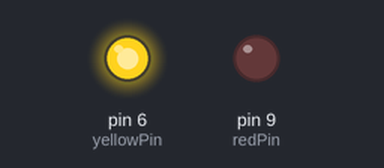
The sketch below on a simulated Arduino Uno, built with avr-gcc and run on an emulated ATmega328P. On the bench: output pins drawn as LEDs (lit = HIGH).

Above: at 0.2 s.
At 5.5 s:
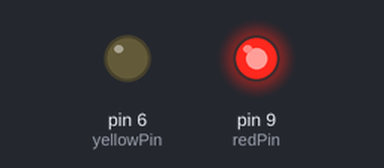
At 12.5 s:
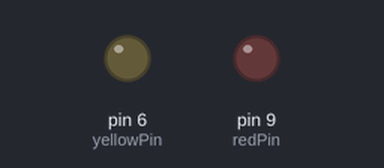
Timing chart, 0 to 16.9 s (numbered marks = the images above):
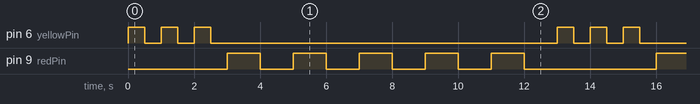

Measured:
- by itself, pin 6 (yellowPin): repeats every 13.0 s: 2 × (LOW 0.50 s, HIGH 0.50 s), LOW 10.5 s, HIGH 0.50 s
- by itself, pin 9 (redPin): repeats every 13.0 s: 4 × (LOW 1.0 s, HIGH 1.0 s), LOW 4.0 s, HIGH 1.0 s
- by itself, everything shown: repeats every 13.0 s, in 16 steps

The sketch:

17_while_loops.ino
```cpp
int yellowPin = 6;
int redPin = 9;
int yellowTime = 500;
int redTime = 1000;
int yellowBlinks = 3;
int redBlinks = 5;
int j;

void setup() {
  pinMode(yellowPin, OUTPUT);
  pinMode(redPin, OUTPUT);
  Serial.begin(9600);
}

void loop() {
  j = 1;
  while(j<=yellowBlinks){
    digitalWrite(yellowPin, HIGH);
    delay(yellowTime);
    digitalWrite(yellowPin, LOW);
    delay(yellowTime);
    j++;
  }

  j = 1;
  while(j<=redBlinks){
    digitalWrite(redPin, HIGH);
    delay(redTime);
    digitalWrite(redPin, LOW);
    delay(redTime);
    j++;
  }
}
```
